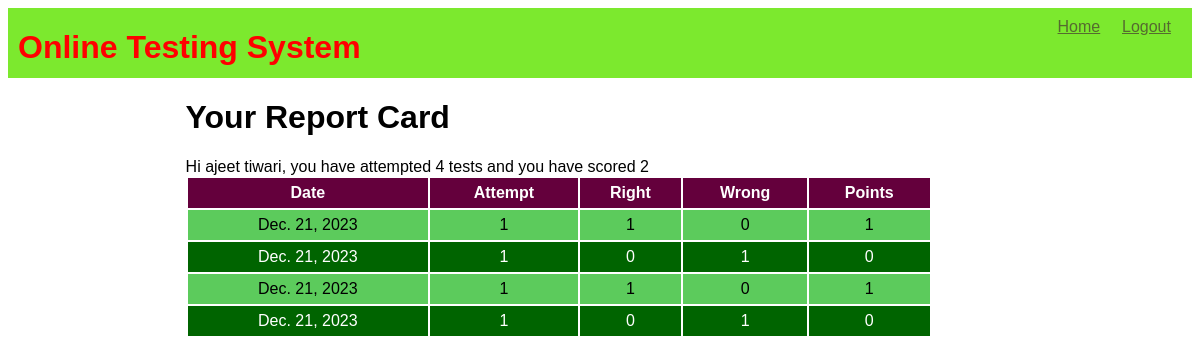
Screenshot of /OTS/test-history (signed in) with the database file from the repository.
### OTS/models.py (models this page shows)
class Candidate(models.Model):
    username=models.CharField(primary_key=True,max_length=20)
    password=models.CharField(null=False, max_length=20)
    name=models.CharField(null=False, max_length=30)
    test_attempted=models.IntegerField(default=0)
    points=models.IntegerField(default=0)

class Result(models.Model):
    rid=models.BigAutoField(primary_key=True,auto_created=True)
    username=models.ForeignKey(Candidate,on_delete=models.CASCADE)
    date=models.DateField(auto_now=True)
    attempt=models.IntegerField()
    right=models.IntegerField()
    wrong=models.IntegerField()
    points=models.IntegerField()

### OTS/views.py (the view)
# urls.py: path('test-history',testResultHistory,name='testHistory'),
def testResultHistory(request):
    if 'name' not in request.session.keys():
        res=HttpResponseRedirect("login")
    candidate=Candidate.objects.filter(username=request.session['username'])
    results=Result.objects.filter(username_id=candidate[0].username)
    context={'candidate':candidate[0],'results':results}
    res=render(request,'candidate_history.html',context)
    return res

### OTS/templates/candidate_history.html (shortened to what this page needs)
{%extends 'main.html'%}
{%block top%}
<a href="{%url 'OTS:home'%}">Home</a>
<a href="{%url 'OTS:logout'%}">Logout</a>
{%endblock%}
{%block content%}
<h1>
    Your Report Card
</h1>
<p1> Hi {{candidate.name}}, you have attempted {{candidate.test_attempted}} tests and you have scored {{candidate.points}}</p1>
<table>
    <tr>
        <th>
            Date
        </th>
        <th>
            Attempt
        </th>
        <th>
            Right
        </th>
        <th>
            Wrong
        </th>
        <th>
            Points
        </th>
    </tr>
    {%for r in results%}
    <tr>
        <td>{{r.date}} </td>
        <td>{{r.attempt}}</td>
        <td>{{r.right}}</td>
        <td>{{r.wrong}}</td>
        <td>{{r.points}}</td>
    </tr>
    {%endfor%}
</table>
{%endblock%}

### OTS/static/Theme.css (style rules this page uses)
* { font-family: 'Gill Sans', 'Gill Sans MT', Calibri, 'Trebuchet MS', sans-serif; }
.top div.menu a { color: darkolivegreen; display: inline-block; min-width: 50px; margin-right: 10px; }
table { width: 90%; }
table tr:nth-child(odd) { background-color: darkgreen; color: white; height: 30px; }
table tr:nth-child(even) { background-color: rgb(92, 203, 92); height: 30px; }
table tr:first-child { background-color: rgb(100, 0, 60); }
table td { text-align: center; }

### rows the page displays
Candidate: name "ajeet tiwari", test_attempted "4", points "2"
Result: date "Dec. 21, 2023", attempt "1", right "1", wrong "0", points "1"
Result: date "Dec. 21, 2023", attempt "1", right "0", wrong "1", points "0"
Result: date "Dec. 21, 2023", attempt "1", right "1", wrong "0", points "1"
Result: date "Dec. 21, 2023", attempt "1", right "0", wrong "1", points "0"
